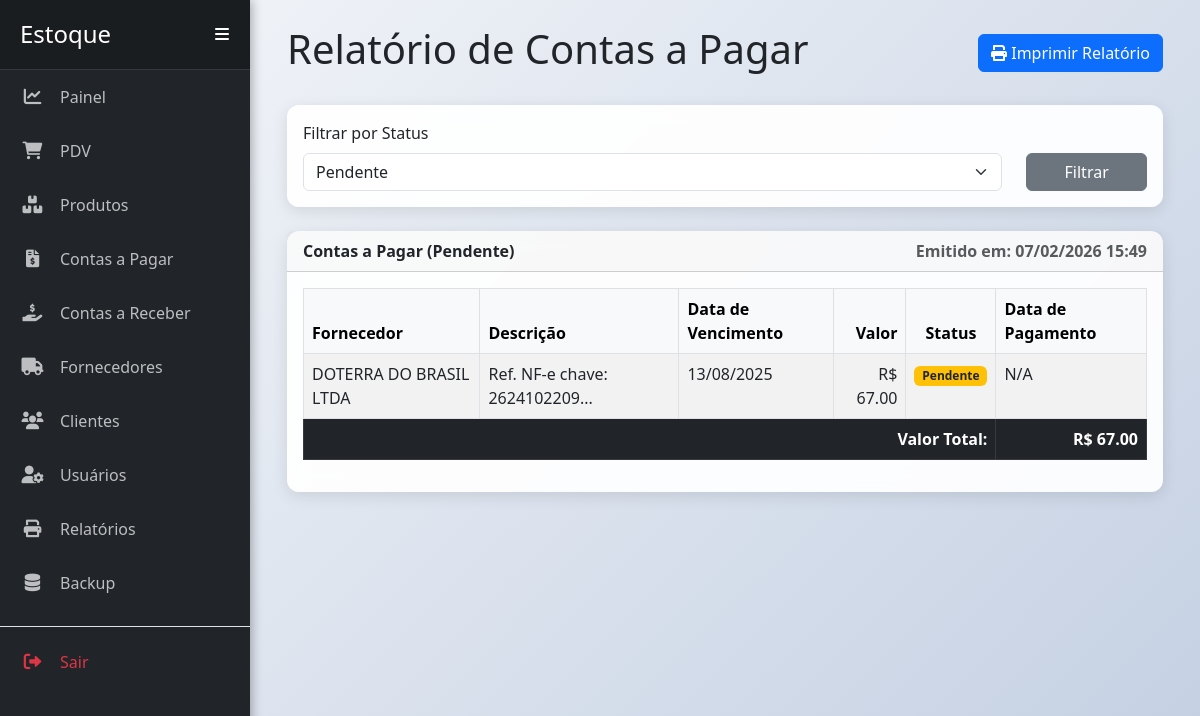
/relatorio/contas_pagar (signed in), run on an earlier commit of the app's database.
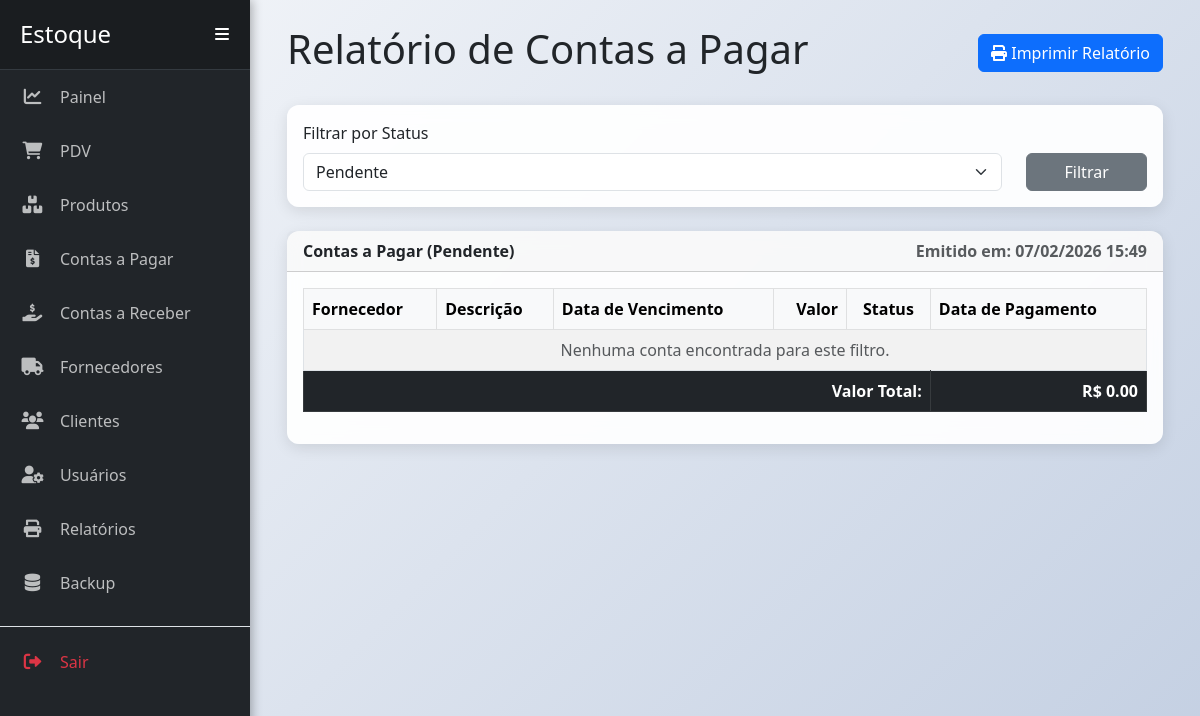
And on a later commit of the database.
### models.py (models this page shows)
class ContaPagar(db.Model):
    __tablename__ = 'conta_pagar'
    id = db.Column(db.Integer, primary_key=True)
    descricao = db.Column(db.String(200), nullable=False)
    valor = db.Column(db.Float, nullable=False)
    data_vencimento = db.Column(db.Date, nullable=False)
    data_pagamento = db.Column(db.Date, nullable=True)
    status = db.Column(db.String(20), nullable=False, default='pendente')
    fornecedor_id = db.Column(db.Integer, db.ForeignKey('fornecedor.id'), nullable=False)

class Fornecedor(db.Model):
    __tablename__ = 'fornecedor'
    id = db.Column(db.Integer, primary_key=True)
    nome = db.Column(db.String(100), nullable=False, unique=True)
    cnpj = db.Column(db.String(18), unique=True, nullable=True)
    telefone = db.Column(db.String(20))
    email = db.Column(db.String(100))
    produtos = db.relationship('Produto', backref='fornecedor', lazy=True)
    contas = db.relationship('ContaPagar', backref='fornecedor', lazy=True)

### app.py (the view)
@app.route('/relatorio/contas_pagar', methods=['GET', 'POST'])
@login_required
def relatorio_contas_pagar():
    query = ContaPagar.query.options(joinedload(ContaPagar.fornecedor))
    status_filter = request.form.get('status_filter', 'pendente')
    if status_filter != 'todos':
        query = query.filter(ContaPagar.status == status_filter)
    contas = query.order_by(ContaPagar.data_vencimento.asc()).all()
    valor_total = sum(c.valor for c in contas)
    return render_template('relatorio_contas_pagar.html', contas=contas, valor_total=valor_total, status_filter=status_filter, data_emissao=datetime.now())

### app.py (called while the page is built)
@app.context_processor
def inject_datetime():
    return {'modules': {'datetime': datetime, 'date': date, 'timedelta': timedelta}}

def login_required(f):
    @wraps(f)
    def decorated_function(*args, **kwargs):
        if 'logged_in' not in session or 'user_id' not in session:
            session.clear()
            flash('A sua sessão é inválida. Por favor, faça login novamente.', 'warning')
            return redirect(url_for('login'))
        return f(*args, **kwargs)
    return decorated_function

### templates/relatorio_contas_pagar.html (shortened to what this page needs)
{% extends 'base.html' %}
{% block content %}
<div class="d-flex justify-content-between align-items-center mb-4 no-print">
    <h1>Relatório de Contas a Pagar</h1>
    <button onclick="window.print()" class="btn btn-primary">
        <i class="fas fa-print"></i> Imprimir Relatório
    </button>
</div>
<div class="card mb-4 no-print">
    <div class="card-body">
        <form method="POST" action="{{ url_for('relatorio_contas_pagar') }}">
            <div class="row align-items-end">
                <div class="col-md-10">
                    <label for="status_filter" class="form-label">Filtrar por Status</label>
                    <select class="form-select" id="status_filter" name="status_filter">
                        <option value="pendente" {% if status_filter == 'pendente' %}selected{% endif %}>Pendente</option>
                    </select>
                </div>
                <div class="col-md-2">
                    <button type="submit" class="btn btn-secondary w-100">Filtrar</button>
                </div>
            </div>
        </form>
    </div>
</div>
<div class="card">
    <div class="card-header">
        <div class="d-flex justify-content-between">
            <span>
                Contas a Pagar ({{ status_filter|capitalize }})
            </span>
            <span class="text-muted">Emitido em: {{ data_emissao.strftime('%d/%m/%Y %H:%M') }}</span>
        </div>
    </div>
    <div class="card-body">
        <table class="table table-striped table-bordered">
            <thead class="table-light">
                <tr>
                    <th>Fornecedor</th>
                    <th>Descrição</th>
                    <th>Data de Vencimento</th>
                    <th class="text-end">Valor</th>
                    <th class="text-center">Status</th>
                    <th>Data de Pagamento</th>
                </tr>
            </thead>
            <tbody>
                {% for conta in contas %}
                <tr>
                    <td>{{ conta.fornecedor.nome }}</td>
                    <td>{{ conta.descricao }}</td>
                    <td>{{ conta.data_vencimento.strftime('%d/%m/%Y') }}</td>
                    <td class="text-end">R$ {{ "%.2f"|format(conta.valor) }}</td>
                    <td class="text-center">
                        {% if conta.status == 'pago' %}
                            <span class="badge bg-success">Pago</span>
                        {% else %}
                            <span class="badge bg-warning text-dark">Pendente</span>
                        {% endif %}
                    </td>
                    <td>{{ conta.data_pagamento.strftime('%d/%m/%Y') if conta.data_pagamento else 'N/A' }}</td>
                </tr>
                {% else %}
                <tr>
                    <td colspan="6" class="text-center text-muted">Nenhuma conta encontrada para este filtro.</td>
                </tr>
                {% endfor %}
            </tbody>
            <tfoot>
                <tr class="table-dark">
                    <td colspan="5" class="text-end"><strong>Valor Total:</strong></td>
                    <td class="text-end"><strong>R$ {{ "%.2f"|format(valor_total) }}</strong></td>
                </tr>
            </tfoot>
        </table>
    </div>
</div>
{% endblock %}

What changed in the data, as far as the page shows it:
removed ContaPagar: status "Pendente", fornecedor.nome "DOTERRA DO BRASIL LTDA", descricao "Ref. NF-e chave: 2624102209...", data_vencimento "13/08/2025", valor "67.00", data_pagamento "N/A"
Also different on the page:
{{ status_filter|capitalize }}: (not shown) → "Pendente"
{{ "%.2f"|format(valor_total) }}: "67.00" → "0.00"
text now shown: "Nenhuma conta encontrada para este filtro."
